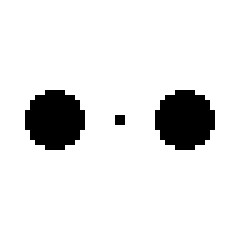
%> input picture Maps/map_new_circle1.bmp, 50 x 50 px (shown 5 times larger)
$ octave main_case1.m   (GNU Octave 9; MATLAB toolbox functions it lacks are replaced by stand-ins)
%> lines starting %> are read from the running program, lines starting %| are printed output that depends on the picture; in (x1, y1, x2, y2) boxes, pixels count from 0 and x2, y2 are one past the last pixel; in counts of white or black regions, pixels touching at a corner belong together; the program's own positions count from 1
close all
clear
clc

%% 读取地图并初始化参数
figure
mapOriginal=imbinarize(imread('Maps/map_new_circle1.bmp')); %从bmp文件读取地图
%> mapOriginal: size 50x50 logical; 90.9% white; 3 black regions (1 under 20 px), largest, box (x1, y1, x2, y2) and area: (5, 18, 17, 30) 112, (31, 18, 43, 30) 112
% mapOriginal=im2double(mapOriginal);
% 设定地图x和y方向分辨率
res = 50;
resolutionX = res;
resolutionY = res;
% 根据设定分辨率重新设置地图的大小
mapResized=imresize(mapOriginal,[resolutionX resolutionY]);
map=mapResized;

% 细分地图，用于生成安全走廊
mapDense =  imresize(mapOriginal,[resolutionX*10 resolutionY*10]);
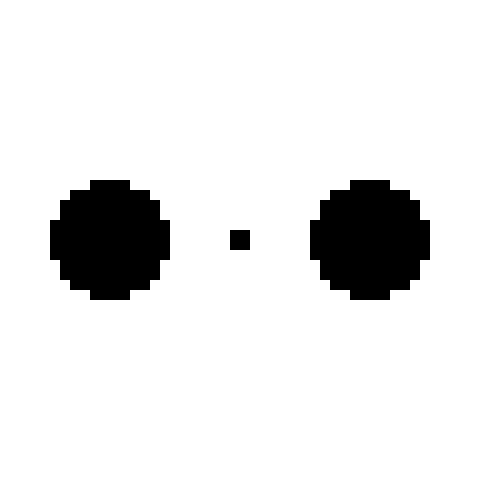
%> mapDense: size 500x500 logical; 90.9% white; 3 black regions, box (x1, y1, x2, y2) and area: (50, 180, 170, 300) 11200, (310, 180, 430, 300) 11200, (230, 230, 250, 250) 400

%连接矩阵-定义机器人可允许的动作
conn=[1 1 1;
      1 2 1;
      1 1 1];
% 是否显示节点的处理过程
% display_process=true;
display_process=false;

% [17 lines of commented-out code are left out]

mapSafe = mapResized;
for i=1:size(mapResized,1)
    for j=1:size(mapResized,2)
        if mapResized(i,j)==0 % 如果是障碍物
            % 扩展距离1个栅格，用于安全走廊
            if i-1>=1, mapSafe(i-1,j)=0; end
            if j-1>=1, mapSafe(i,j-1)=0; end
            if i+1<=size(map,1), mapSafe(i+1,j)=0; end
            if j+1<=size(map,2), mapSafe(i,j+1)=0; end

            if i-1>=1 && j-1>=1, mapSafe(i-1,j-1)=0; end
            if i-1>=1 && j+1<=size(map,2), mapSafe(i-1,j+1)=0; end
            if i+1<=size(map,1) && j-1>=1, mapSafe(i+1,j-1)=0; end
            if i+1<=size(map,1) && j+1<=size(map,2), mapSafe(i+1,j+1)=0; end
        end
    end
end
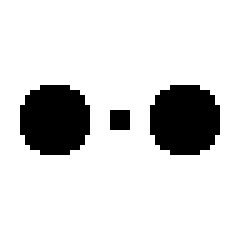
%> mapSafe: size 50x50 logical (shown 5 times larger); 86.2% white; 3 black regions (1 under 20 px), largest, box (x1, y1, x2, y2) and area: (4, 17, 18, 31) 164, (30, 17, 44, 31) 164
map = mapSafe;
mapSafe = mapResized;

% 绘制灰度图
image((map==0).*0 + (map==1).*255 + (mapResized-map).*150);
colormap(gray(256));
hold on

if length(find(conn==2))~=1, error('no robot specified in connection matrix'); end

% 多机搜索
num = 4;
path = cell(num,1);
swarm_path = cell(num,1);
swarm_path_pre = cell(num,1);

% 定义期望编队构型
% des = [0,0; 2,2; 2,-2;];
% des = [0,0; 4,2; 4,-2;];

% des = [0,0; 4,0; 4,4; 0,4];

des = [0,0; 4,0; 4,-4; 0,-4];

des = [0,0; 4,0; 4,-4; 0,-4] + [1,1;1,1;1,1;1,1;];

% [13 lines of commented-out code are left out]

formation_ctr = [sum(des(:,1))/num,sum(des(:,2))/num];

start = zeros(num,2);
goal = zeros(num,2);
color = ['r','g','b','y','c','m','r','g','b','y','c','m'];

start_angle = pi/2; % 起始角度
goal_angle =  pi/2;  % 目标角度
% goal_angle =  pi;

Rs =  [cos(start_angle - pi/2), -sin(start_angle - pi/2);
       sin(start_angle - pi/2),  cos(start_angle - pi/2);];
Rg =  [cos(goal_angle - pi/2), -sin(goal_angle - pi/2);
       sin(goal_angle - pi/2),  cos(goal_angle - pi/2);];

    text1 = ('Please select formation start point in the image');
    disp(text1);
%> (the run ends here)

$ run again, with Maps/map_new_circle2.bmp copied over Maps/map_new_circle1.bmp
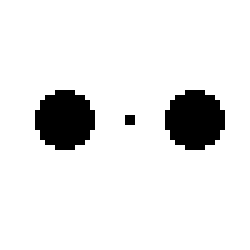
%> input picture Maps/map_new_circle2.bmp, 50 x 50 px (shown 5 times larger)
%> mapOriginal: size 50x50 logical; 90.9% white; 3 black regions (1 under 20 px), largest, box (x1, y1, x2, y2) and area: (7, 18, 19, 30) 112, (33, 18, 45, 30) 112
%> `mapDense =  imresize(mapOriginal,[resolutionX*10 resolutionY*10]);`:
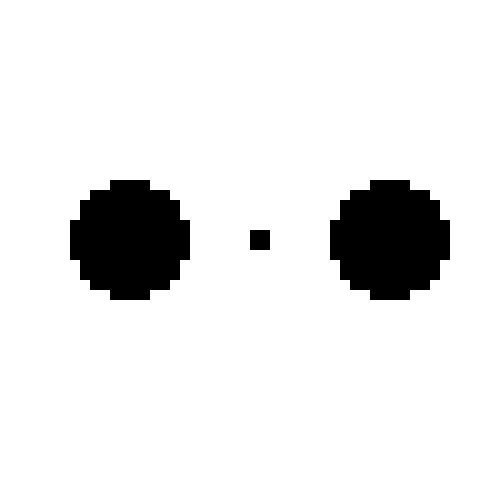
%> mapDense: size 500x500 logical; 90.9% white; 3 black regions, box (x1, y1, x2, y2) and area: (70, 180, 190, 300) 11200, (330, 180, 450, 300) 11200, (250, 230, 270, 250) 400
%> after the loop `for i=1:size(mapResized,1)`:
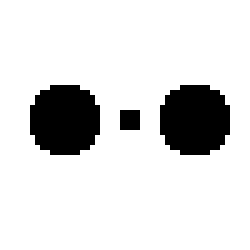
%> mapSafe: size 50x50 logical (shown 5 times larger); 86.2% white; 3 black regions (1 under 20 px), largest, box (x1, y1, x2, y2) and area: (6, 17, 20, 31) 164, (32, 17, 46, 31) 164

$ run again, with Maps/map_dense50.bmp copied over Maps/map_new_circle1.bmp
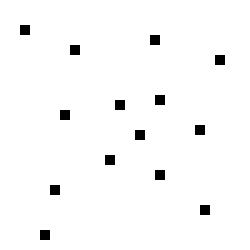
%> input picture Maps/map_dense50.bmp, 50 x 50 px (shown 5 times larger)
%> mapOriginal: size 50x50 logical; 97.8% white; black in thin lines or dots, all inside (x1, y1, x2, y2) = (4, 5, 45, 48)
%> `mapDense =  imresize(mapOriginal,[resolutionX*10 resolutionY*10]);`:
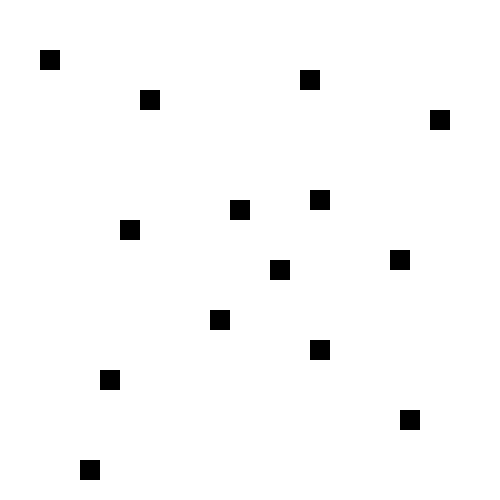
%> mapDense: size 500x500 logical; 97.8% white; 14 black regions, largest, box (x1, y1, x2, y2) and area: (40, 50, 60, 70) 400, (300, 70, 320, 90) 400, (140, 90, 160, 110) 400
%> after the loop `for i=1:size(mapResized,1)`:
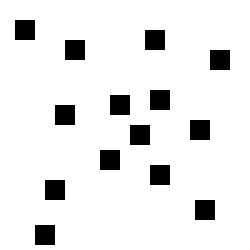
%> mapSafe: size 50x50 logical (shown 5 times larger); 91% white; 14 black regions (14 under 20 px)

$ run again, with Maps/map_exp.bmp copied over Maps/map_new_circle1.bmp
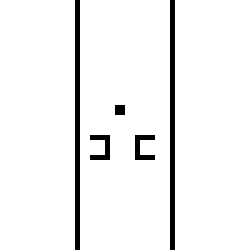
%> input picture Maps/map_exp.bmp, 50 x 50 px (shown 5 times larger)
%> mapOriginal: size 50x50 logical; 95% white; black in thin lines or dots, all inside (x1, y1, x2, y2) = (15, 0, 35, 50)
%> `mapDense =  imresize(mapOriginal,[resolutionX*10 resolutionY*10]);`:
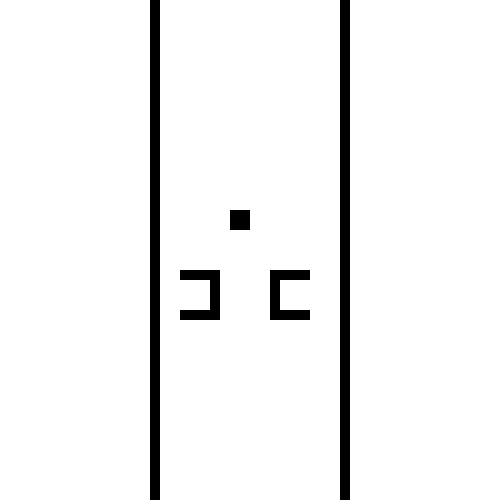
%> mapDense: size 500x500 logical; 95% white; 5 black regions, box (x1, y1, x2, y2) and area: (150, 0, 160, 500) 5000, (340, 0, 350, 500) 5000, (180, 270, 220, 320) 1100, (270, 270, 310, 320) 1100, (230, 210, 250, 230) 400
%> after the loop `for i=1:size(mapResized,1)`:
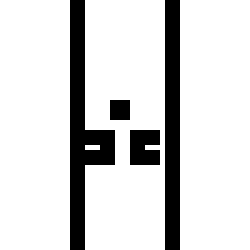
%> mapSafe: size 50x50 logical (shown 5 times larger); 84.2% white; 4 black regions (1 under 20 px), largest, box (x1, y1, x2, y2) and area: (14, 0, 23, 50) 189, (33, 0, 36, 50) 150, (26, 26, 32, 33) 39
